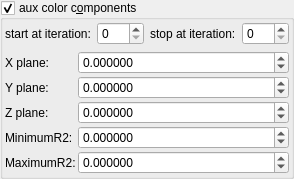
    <widget class="MyGroupBox" name="groupCheck_fold_color_aux_color_enabled">
     <property name="title">
      <string>aux color c&amp;omponents</string>
     </property>
     <property name="checkable">
      <bool>true</bool>
     </property>
     <layout class="QVBoxLayout" name="verticalLayout_11">
      <property name="leftMargin">
       <number>2</number>
      </property>
      <property name="topMargin">
       <number>2</number>
      </property>
      <property name="rightMargin">
       <number>2</number>
      </property>
      <property name="bottomMargin">
       <number>2</number>
      </property>
      <item>
       <layout class="QHBoxLayout" name="horizontalLayout_25" stretch="0,1,0,1">
        <item>
         <widget class="QLabel" name="label_110">
          <property name="text">
           <string>start at iteration:</string>
          </property>
         </widget>
        </item>
        <item>
         <widget class="MySpinBox" name="spinboxInt_transf_start_iterations_N">
          <property name="sizePolicy">
           <sizepolicy hsizetype="Minimum" vsizetype="Maximum">
            <horstretch>0</horstretch>
            <verstretch>0</verstretch>
           </sizepolicy>
          </property>
          <property name="minimum">
           <number>0</number>
          </property>
          <property name="maximum">
           <number>999</number>
          </property>
          <property name="value">
           <number>0</number>
          </property>
         </widget>
        </item>
        <item>
         <widget class="QLabel" name="label_78">
          <property name="text">
           <string>stop at iteration:</string>
          </property>
         </widget>
        </item>
        <item>
         <widget class="MySpinBox" name="spinboxInt_transf_stop_iterations_N">
          <property name="sizePolicy">
           <sizepolicy hsizetype="Preferred" vsizetype="Maximum">
            <horstretch>0</horstretch>
            <verstretch>0</verstretch>
           </sizepolicy>
          </property>
          <property name="maximum">
           <number>999</number>
          </property>
         </widget>
        </item>
       </layout>
      </item>
      <item>
       <layout class="QGridLayout" name="gridLayout_16" columnstretch="0,1">
        <property name="spacing">
         <number>2</number>
        </property>
        <item row="1" column="1">
         <widget class="MyDoubleSpinBox" name="spinbox3_mandelbox_color_x">
          <property name="sizePolicy">
           <sizepolicy hsizetype="Minimum" vsizetype="Maximum">
            <horstretch>0</horstretch>
            <verstretch>0</verstretch>
           </sizepolicy>
          </property>
          <property name="prefix">
           <string/>
          </property>
          <property name="suffix">
           <string/>
          </property>
          <property name="decimals">
           <number>6</number>
          </property>
          <property name="minimum">
           <double>-100.000000000000000</double>
          </property>
          <property name="maximum">
           <double>100.000000000000000</double>
          </property>
          <property name="singleStep">
           <double>0.100000000000000</double>
          </property>
         </widget>
        </item>
        <item row="1" column="0">
         <widget class="QLabel" name="label_29">
          <property name="text">
           <string>X plane:</string>
          </property>
         </widget>
        </item>
        <item row="4" column="0">
         <widget class="QLabel" name="label_42">
          <property name="text">
           <string>MinimumR2:</string>
          </property>
         </widget>
        </item>
        <item row="3" column="1">
         <widget class="MyDoubleSpinBox" name="spinbox3_mandelbox_color_z">
          <property name="sizePolicy">
           <sizepolicy hsizetype="Minimum" vsizetype="Maximum">
            <horstretch>0</horstretch>
            <verstretch>0</verstretch>
           </sizepolicy>
          </property>
          <property name="prefix">
           <string/>
          </property>
          <property name="suffix">
           <string/>
          </property>
          <property name="decimals">
           <number>6</number>
          </property>
          <property name="minimum">
           <double>-100.000000000000000</double>
          </property>
          <property name="maximum">
           <double>100.000000000000000</double>
          </property>
          <property name="singleStep">
           <double>0.100000000000000</double>
          </property>
         </widget>
        </item>
        <item row="4" column="1">
         <widget class="MyDoubleSpinBox" name="spinbox_mandelbox_color_Sp1">
          <property name="sizePolicy">
           <sizepolicy hsizetype="Minimum" vsizetype="Maximum">
            <horstretch>0</horstretch>
            <verstretch>0</verstretch>
           </sizepolicy>
          </property>
          <property name="prefix">
           <string/>
          </property>
          <property name="suffix">
           <string/>
          </property>
          <property name="decimals">
           <number>6</number>
          </property>
          <property name="minimum">
           <double>-100.000000000000000</double>
          </property>
          <property name="maximum">
           <double>100.000000000000000</double>
          </property>
          <property name="singleStep">
           <double>0.100000000000000</double>
          </property>
         </widget>
        </item>
        <item row="5" column="1">
         <widget class="MyDoubleSpinBox" name="spinbox_mandelbox_color_Sp2">
          <property name="sizePolicy">
           <sizepolicy hsizetype="Minimum" vsizetype="Maximum">
            <horstretch>0</horstretch>
            <verstretch>0</verstretch>
           </sizepolicy>
          </property>
          <property name="prefix">
           <string/>
          </property>
          <property name="suffix">
           <string/>
          </property>
          <property name="decimals">
           <number>6</number>
          </property>
          <property name="minimum">
           <double>-100.000000000000000</double>
          </property>
          <property name="maximum">
           <double>100.000000000000000</double>
          </property>
          <property name="singleStep">
           <double>0.100000000000000</double>
          </property>
         </widget>
        </item>
        <item row="2" column="1">
         <widget class="MyDoubleSpinBox" name="spinbox3_mandelbox_color_y">
          <property name="sizePolicy">
           <sizepolicy hsizetype="Minimum" vsizetype="Maximum">
            <horstretch>0</horstretch>
            <verstretch>0</verstretch>
           </sizepolicy>
          </property>
          <property name="prefix">
           <string/>
          </property>
          <property name="suffix">
           <string/>
          </property>
          <property name="decimals">
           <number>6</number>
          </property>
          <property name="minimum">
           <double>-100.000000000000000</double>
          </property>
          <property name="maximum">
           <double>100.000000000000000</double>
          </property>
          <property name="singleStep">
           <double>0.100000000000000</double>
          </property>
         </widget>
        </item>
        <item row="3" column="0">
         <widget class="QLabel" name="label_40">
          <property name="text">
           <string>Z plane:</string>
          </property>
         </widget>
        </item>
        <item row="5" column="0">
         <widget class="QLabel" name="label_43">
          <property name="text">
           <string>MaximumR2:</string>
          </property>
         </widget>
        </item>
        <item row="2" column="0">
         <widget class="QLabel" name="label_41">
          <property name="text">
           <string>Y plane:</string>
          </property>
         </widget>
        </item>
       </layout>
      </item>
     </layout>
    </widget>
